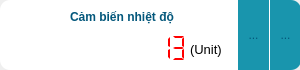
<?xml version="1.0" encoding="UTF-8"?>
<ui version="4.0">
 <class>WidSensorToolDigital</class>
 <widget class="QWidget" name="WidSensorToolDigital">
  <property name="windowModality">
   <enum>Qt::NonModal</enum>
  </property>
  <property name="geometry">
   <rect>
    <x>0</x>
    <y>0</y>
    <width>300</width>
    <height>70</height>
   </rect>
  </property>
  <property name="windowTitle">
   <string>Form</string>
  </property>
  <property name="autoFillBackground">
   <bool>false</bool>
  </property>
  <property name="styleSheet">
   <string notr="true"/>
  </property>
  <widget class="QFrame" name="frame">
   <property name="geometry">
    <rect>
     <x>0</x>
     <y>0</y>
     <width>300</width>
     <height>70</height>
    </rect>
   </property>
   <property name="styleSheet">
    <string notr="true">QFrame#frame{
background-color: rgb(255, 255, 255);
border: none;
border-style: outset;
border-width: 0px;
border-radius: 10px;
}
QFrame#frame:hover{
background-color: rgb(250, 255, 255);
color: rgb(255, 255, 255);
}</string>
   </property>
   <property name="frameShape">
    <enum>QFrame::StyledPanel</enum>
   </property>
   <property name="frameShadow">
    <enum>QFrame::Raised</enum>
   </property>
   <widget class="QToolButton" name="toolButton_close">
    <property name="geometry">
     <rect>
      <x>270</x>
      <y>0</y>
      <width>31</width>
      <height>70</height>
     </rect>
    </property>
    <property name="toolTip">
     <string>Xóa thiết bị</string>
    </property>
    <property name="styleSheet">
     <string notr="true">QToolButton#toolButton_close{
color: rgb(2, 87, 122);
background-color: rgb(25, 149, 173);
border: none;
border-style: outset;
border-width: 0px;
border-top-right-radius: 10px;
border-bottom-right-radius: 10px;
}
QToolButton#toolButton_close:hover{
background-color: rgb(25, 149, 173);
background-color: rgb(25, 149, 190);
color: rgb(255, 255, 255);
}</string>
    </property>
    <property name="text">
     <string>...</string>
    </property>
    <property name="icon">
     <iconset resource="../chart.qrc">
      <normaloff>:/icon/chart/iconChartClear_On.jpg</normaloff>
      <disabledoff>:/icon/group/iconClear_On.jpg</disabledoff>:/icon/chart/iconChartClear_On.jpg</iconset>
    </property>
    <property name="iconSize">
     <size>
      <width>20</width>
      <height>20</height>
     </size>
    </property>
    <property name="autoRaise">
     <bool>true</bool>
    </property>
   </widget>
   <widget class="QLabel" name="label_Unit">
    <property name="geometry">
     <rect>
      <x>190</x>
      <y>39</y>
      <width>31</width>
      <height>21</height>
     </rect>
    </property>
    <property name="font">
     <font>
      <pointsize>10</pointsize>
      <bold>false</bold>
     </font>
    </property>
    <property name="styleSheet">
     <string notr="true"/>
    </property>
    <property name="text">
     <string>(Unit)</string>
    </property>
   </widget>
   <widget class="QLCDNumber" name="lcdNumber_value">
    <property name="geometry">
     <rect>
      <x>70</x>
      <y>33</y>
      <width>121</width>
      <height>31</height>
     </rect>
    </property>
    <property name="layoutDirection">
     <enum>Qt::LeftToRight</enum>
    </property>
    <property name="styleSheet">
     <string notr="true">color: rgb(255, 0, 0);</string>
    </property>
    <property name="frameShape">
     <enum>QFrame::NoFrame</enum>
    </property>
    <property name="frameShadow">
     <enum>QFrame::Plain</enum>
    </property>
    <property name="lineWidth">
     <number>1</number>
    </property>
    <property name="smallDecimalPoint">
     <bool>false</bool>
    </property>
    <property name="digitCount">
     <number>8</number>
    </property>
    <property name="segmentStyle">
     <enum>QLCDNumber::Flat</enum>
    </property>
    <property name="value" stdset="0">
     <double>13.000000000000000</double>
    </property>
    <property name="intValue" stdset="0">
     <number>13</number>
    </property>
   </widget>
   <widget class="QLabel" name="label_Name">
    <property name="geometry">
     <rect>
      <x>70</x>
      <y>1</y>
      <width>161</width>
      <height>31</height>
     </rect>
    </property>
    <property name="font">
     <font>
      <pointsize>9</pointsize>
      <bold>true</bold>
     </font>
    </property>
    <property name="styleSheet">
     <string notr="true">color: rgb(3, 87, 123);</string>
    </property>
    <property name="text">
     <string>Cảm biến nhiệt độ</string>
    </property>
   </widget>
   <widget class="QToolButton" name="toolButton_info">
    <property name="geometry">
     <rect>
      <x>5</x>
      <y>5</y>
      <width>61</width>
      <height>61</height>
     </rect>
    </property>
    <property name="toolTip">
     <string>Thông tin thiết bị</string>
    </property>
    <property name="styleSheet">
     <string notr="true">QToolButton{
color: rgb(2, 87, 122);
background-color: rgb(255, 255, 255);
border: none;
border-style: outset;
border-width: 0px;
border-radius: 8px;
border-radius: 8px;
}
QToolButton:hover{
background-color: rgb(25, 149, 173);
background-color: rgb(25, 149, 190);
color: rgb(255, 255, 255);
}</string>
    </property>
    <property name="text">
     <string/>
    </property>
    <property name="icon">
     <iconset resource="../device.qrc">
      <normaloff>:/icon/device/iconDeviceOff_401.jpg</normaloff>:/icon/device/iconDeviceOff_401.jpg</iconset>
    </property>
    <property name="iconSize">
     <size>
      <width>55</width>
      <height>55</height>
     </size>
    </property>
    <property name="autoRaise">
     <bool>true</bool>
    </property>
   </widget>
   <widget class="QToolButton" name="toolButton_setup">
    <property name="geometry">
     <rect>
      <x>238</x>
      <y>0</y>
      <width>31</width>
      <height>70</height>
     </rect>
    </property>
    <property name="toolTip">
     <string>Cài đặt thiết bị</string>
    </property>
    <property name="styleSheet">
     <string notr="true">QToolButton#toolButton_setup{
color: rgb(2, 87, 122);
background-color: rgb(25, 149, 173);
border: none;
border-style: outset;
border-width: 0px;
border-top-right-radius: 0px;
border-bottom-right-radius: 0px;
}
QToolButton#toolButton_setup:hover{
background-color: rgb(25, 149, 173);
background-color: rgb(25, 149, 190);
color: rgb(255, 255, 255);
}</string>
    </property>
    <property name="text">
     <string>...</string>
    </property>
    <property name="icon">
     <iconset resource="../group.qrc">
      <normaloff>:/icon/group/iconSetup_On.jpg</normaloff>
      <disabledoff>:/icon/group/iconSetup_On.jpg</disabledoff>:/icon/group/iconSetup_On.jpg</iconset>
    </property>
    <property name="iconSize">
     <size>
      <width>20</width>
      <height>20</height>
     </size>
    </property>
    <property name="autoRaise">
     <bool>true</bool>
    </property>
   </widget>
  </widget>
 </widget>
 <resources>
  <include location="../group.qrc"/>
  <include location="../device.qrc"/>
  <include location="../chart.qrc"/>
 </resources>
 <connections/>
</ui>
